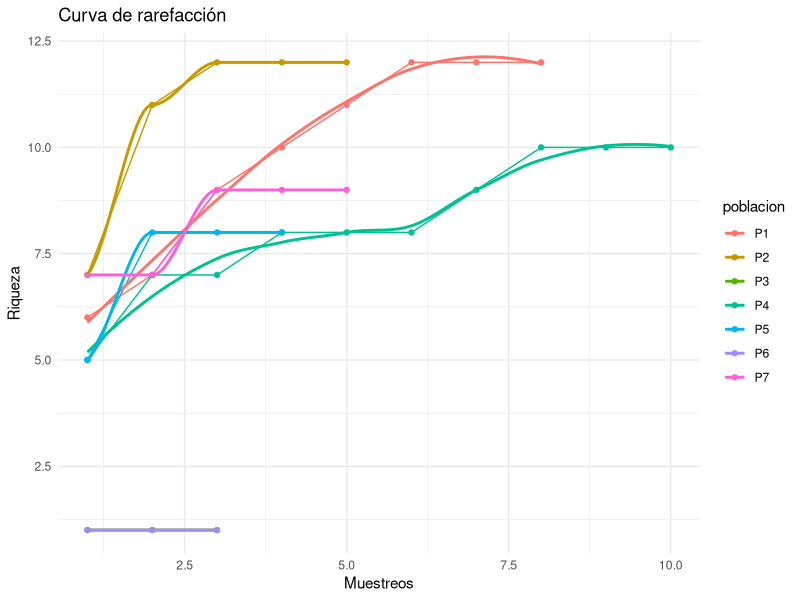
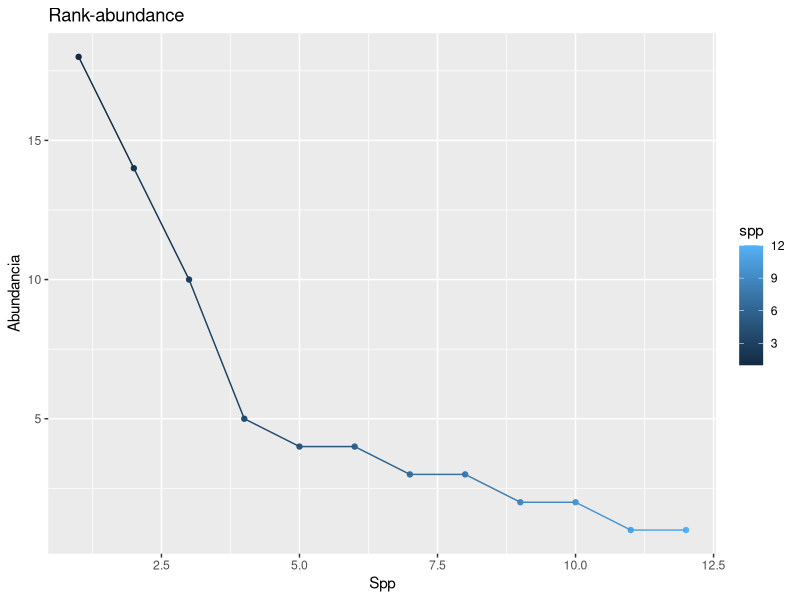
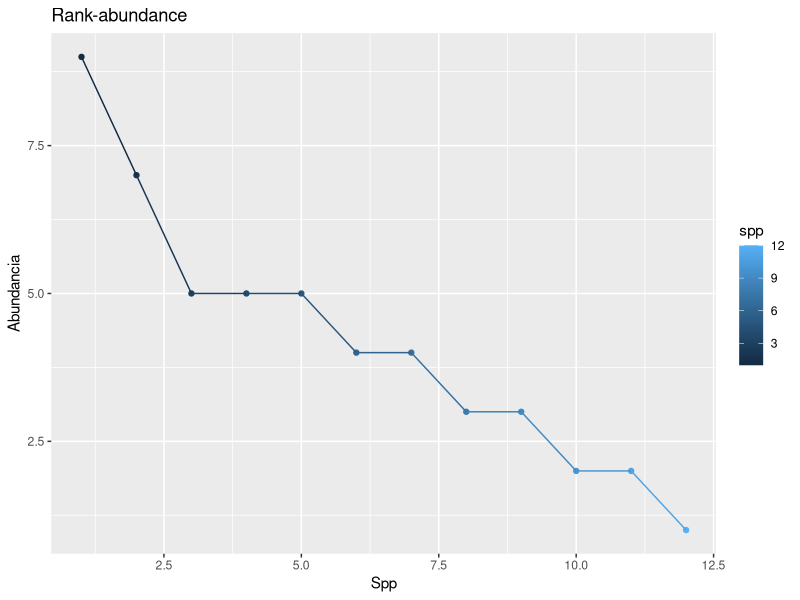
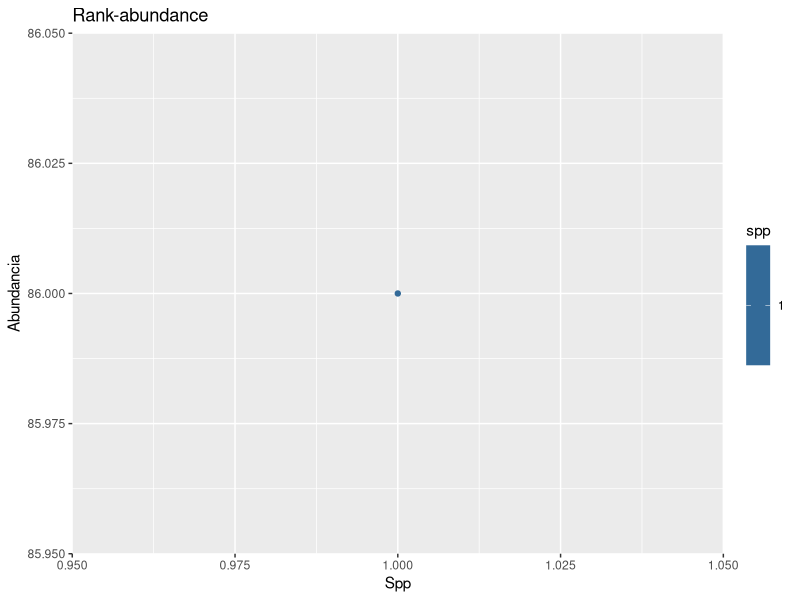
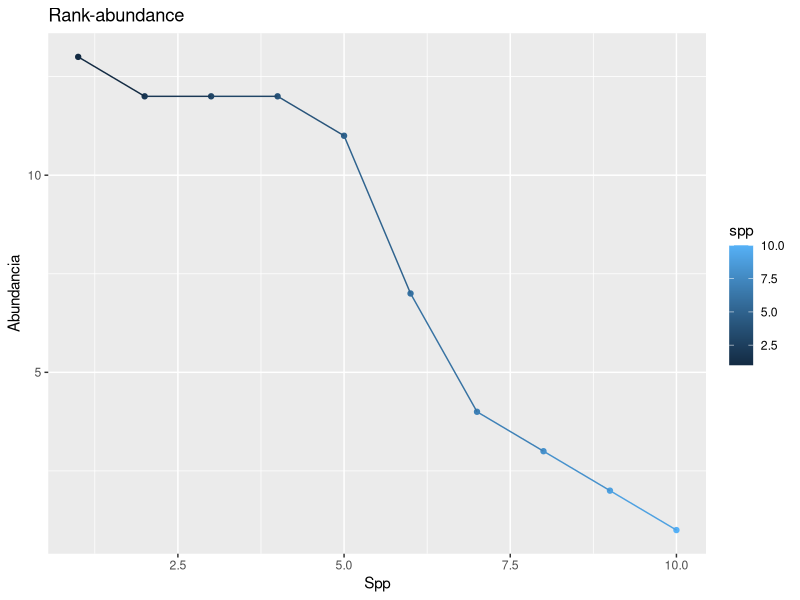
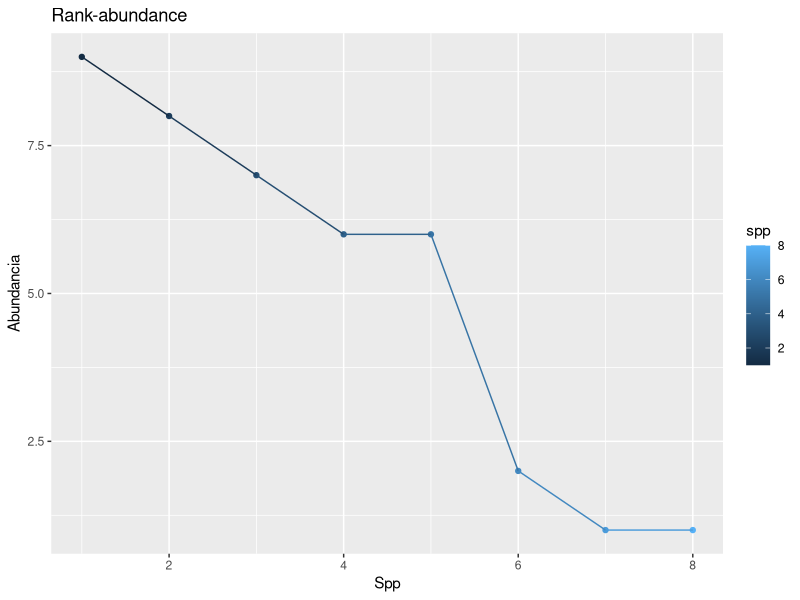
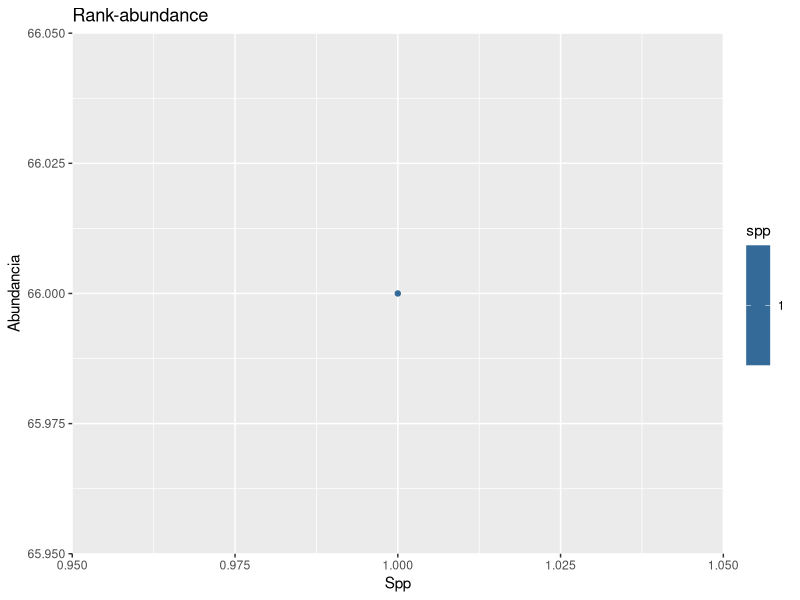
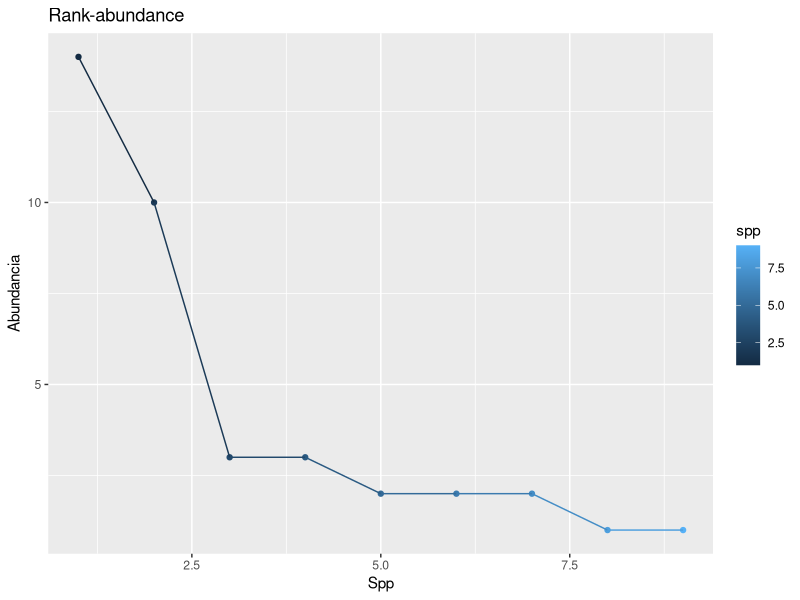

Here is the R script that generated these plots, in order:
library(ggplot2) # Hacer las graficas
library(tidyr) # Pasar a formato largo los valores 
library(dplyr) # Para hacer las curvas 

###############################################################
#
#              CURVA DE RAREFACCION
#
###############################################################
# Cargar base de datos
datos <- read.csv("datos.csv")

# Seleccion de solo los datos de muestreos
muestreos <- datos[ ,c(1,16:25)] 
# Invertir el orden de las columnas y renglones 
muestreos2 <- as.data.frame(t(muestreos[ , c(2:11)]))
# Renombrar columnas de acuerdo a la pob a la que corresponden
colnames(muestreos2) <- c(muestreos$poblacion) 
# Agregar una columna para numero de muestreo
muestreos2$muestreo <- c(1:10)

muestreos_prueba <- muestreos2 %>% 
  pivot_longer(cols = starts_with("P"), # Selec. todas las col que empiezan con P 
               names_to = "poblacion", # Poblacion
               values_to = "riqueza") # Sp
# Conservar unicamente los valores >0
muestreos_prueba <- muestreos_prueba[muestreos_prueba$riqueza > 0, ]

# CURVA DE RAREFACCIÓN

rarefac <- ggplot(muestreos_prueba, aes(x = muestreo, y = riqueza, color = poblacion)) +
  geom_point() +  # Puntos
  geom_line() + # Union de los puntos por lineas rectas
  geom_smooth(method = "loess", se = FALSE) + # Ajuste de los puntos a una curva
  labs(title = "Curva de rarefacción", x = "Muestreos", y = "Riqueza") + # Nomb de ejes y graf
  theme_minimal() # Estilo de la graf

print(rarefac)

###############################################################
#
#               RANK-ABUNDANCE CURVE
#
###############################################################

for (x in 1:7) {
  spp1 <- datos[x,c(1:14)] # Seleccionar poblacion
  spp1.1 <- as.data.frame(t(spp1[2:13])) # Cambiar orden de los valores
  colnames(spp1.1) <- "Abundancia" # Nombrar col
  
  spp1.1 <- spp1.1 %>%
    arrange(desc(Abundancia)) # Ordenar de forma decreciente
  
  spp1.1$spp <- c(1:length(spp1.1$Abundancia)) # Numerar spp
  
  spp1.1 <- spp1.1[spp1.1$Abundancia != 0, ] # Quitar spp NO presentes
  
  
  rank_ab <- ggplot(spp1.1, aes(x = spp, y = Abundancia, colour = spp)) +
    geom_point() +  # Puntos
    geom_line() + # Linea de union
    labs(title = "Rank-abundance", x = "Spp", y = "Abundancia")
  print(rank_ab)
}

